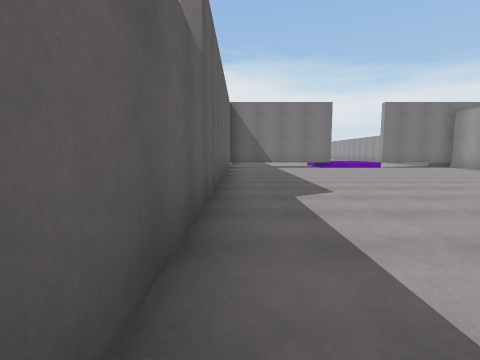
[1] (above)

24 first-person views from a walk through a scene from a Unity 3-D project. The camera is 1.3 m above the floor, tilts 6° down and sees 85° across. The floor is counted in squares, 2 m on a side. Each view is taken from the middle of a square. On the plan, view 1 faces up. The plan holds only what a view shows up to about 9 squares ahead; the rest is blank. The place goes on beyond the plan. The player character is not drawn. Surface patterns are stand-ins for the level's own textures.

[2]
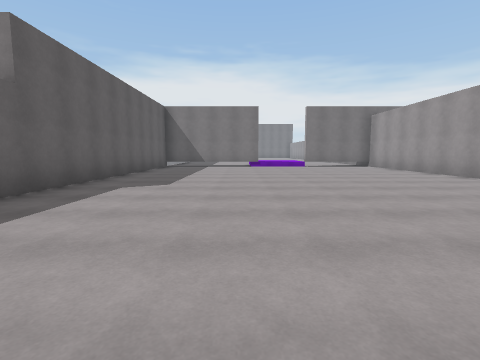

[3]
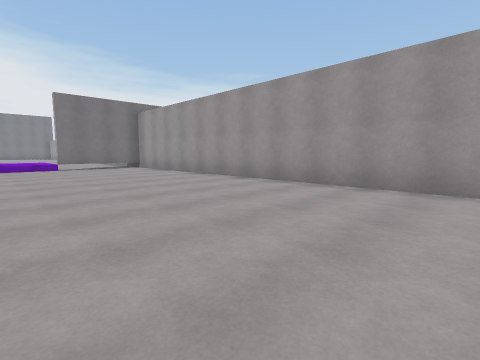

[4]
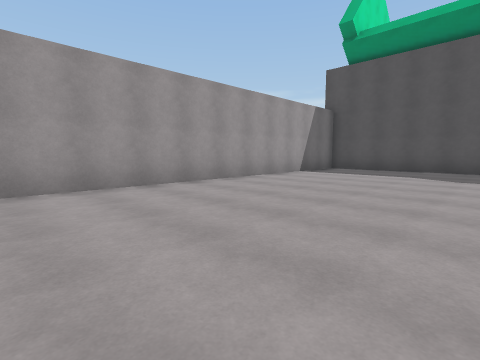

[5]
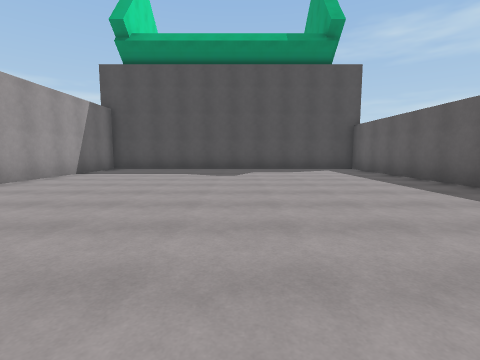

[6]
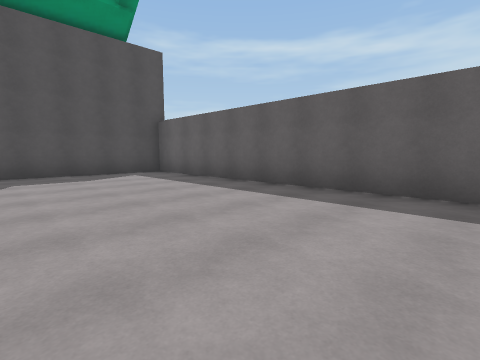

[7]
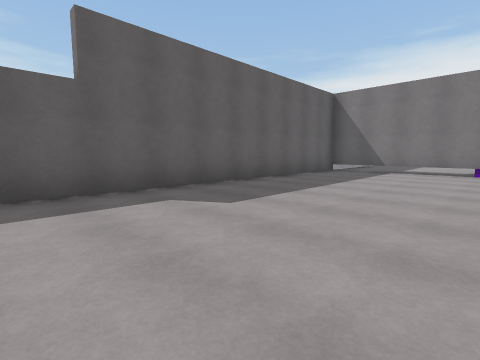

[8]
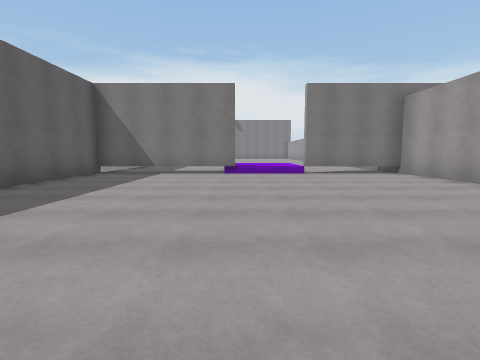

[9]
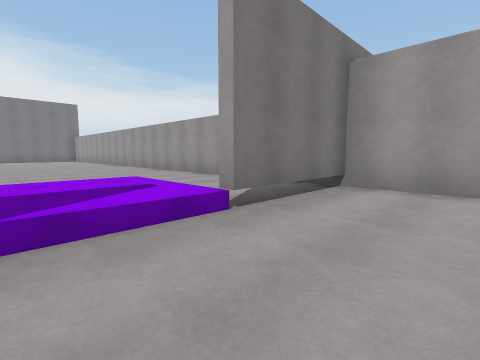

[10]
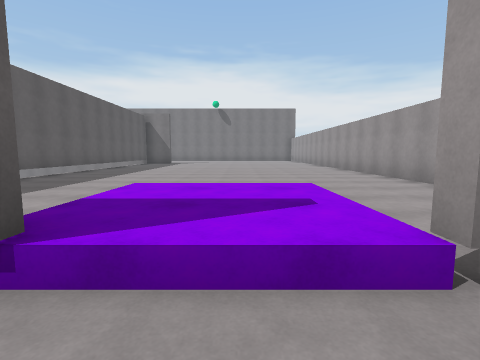

[11]
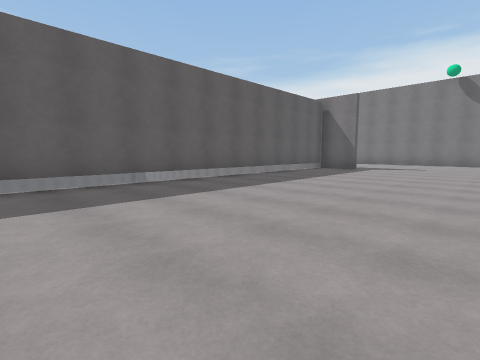

[12]
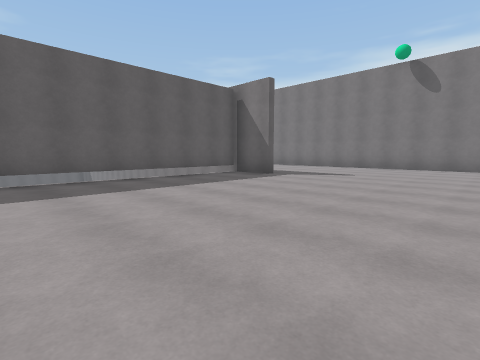

[13]
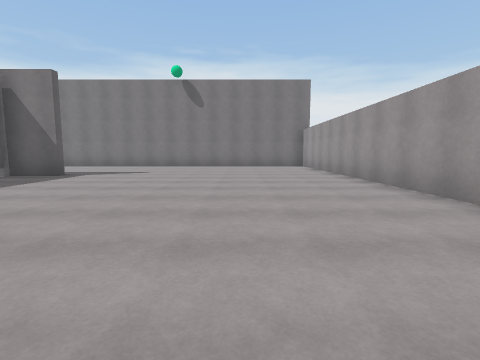

[14]
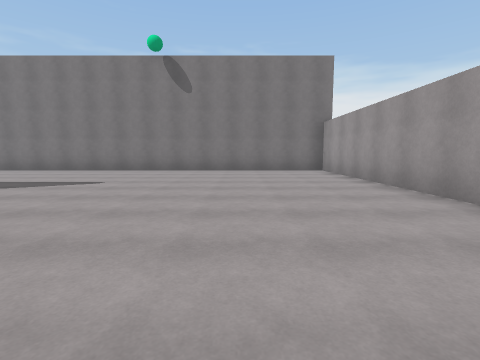

[15]
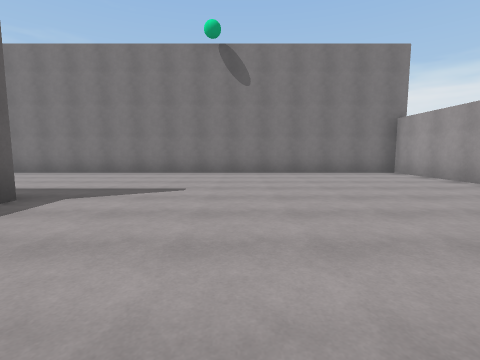

[16]
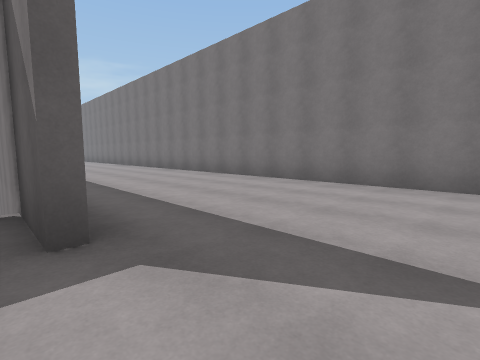

[17]
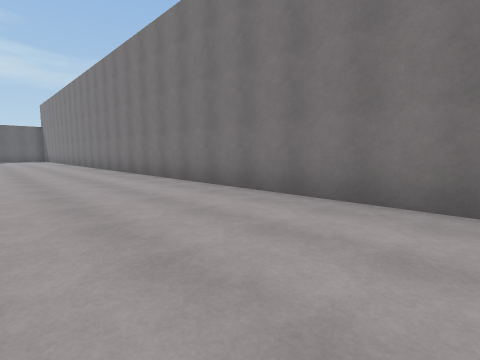

[18]
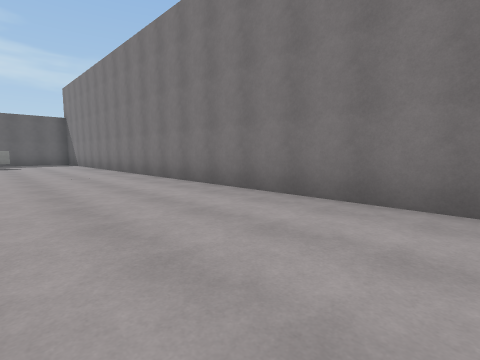

[19]
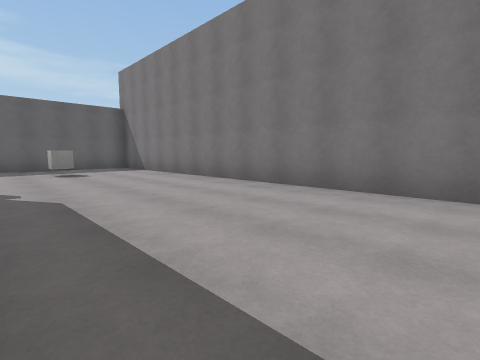

[20]
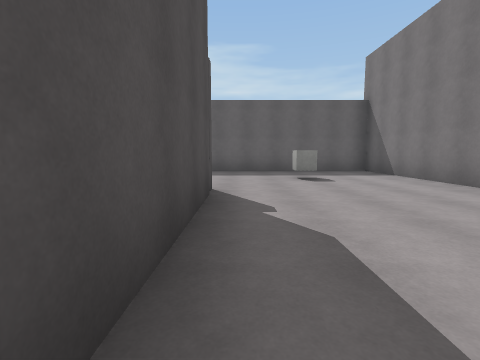

[21]
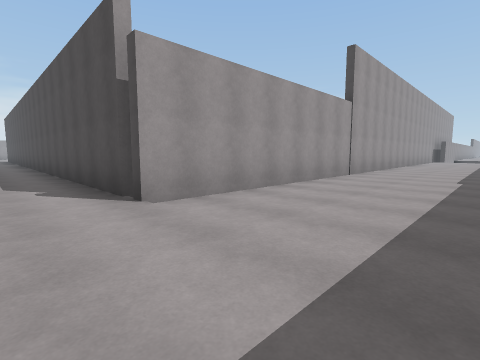

[22]
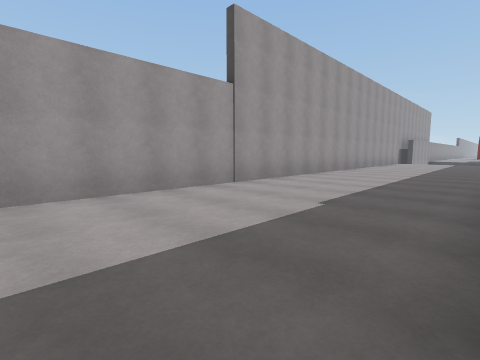

[23]
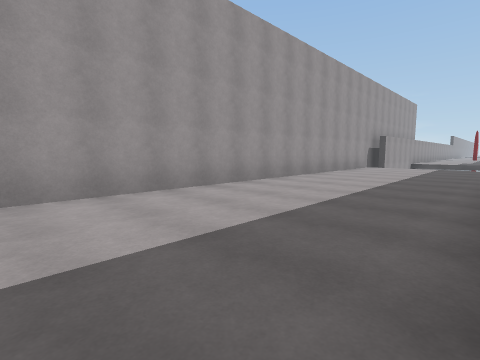

[24]
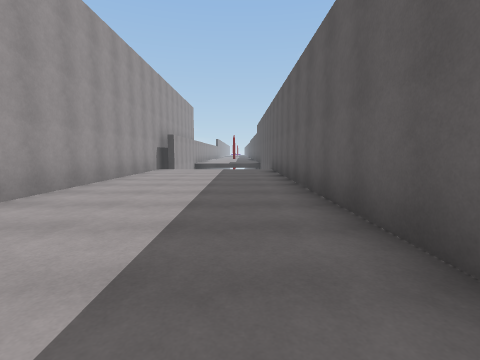

### Floor plan
Key: @ floor where view 1 was taken; # wall or solid block; . main floor; : floor 0.5 m higher than the main floor; / step, stairs or slope; T thing the floor can be seen under or through; C cube.
Columns run from 25 left of view 1 to 9 right of it. Each row starts with its distance up from view 1.
 31  ##################################
 30  .................................#
 29  .................................#
 28 #..C..............................#
 27 #.................................#
 26  .............         .. #.......#
 25  .....########        #####.......#
 24   ....#                 #.........#
 23  .....#                 #.........#
 22  .....#                 #.........#
 21  .....#                 #.........#
 20  .....#                 #.........#
 19  .....#                 #.........#
 18  .....#                 #.........#
 17  .....#                 #.........#
 16  .....#                 #.........#
 15 #.....#                 #...... ..#
 14 #.....#                   ........
 13 #.....#                    ..::/..
 12 #.....#                  ....::/..#
 11 #.....#                 ##TTT///###
 10 #.....#                 #.........#
  9 #.....#                 #.........#
  8 #.....#                 #.........#
  7 #.....#                 #.........#
  6                         #.........#
  5                         #.........#
  4                         #.........#
  3                         #.........#
  2                         #.........#
  1                         #.........#
  0                         #@........#
 -1                         #.........#
 -2                         #.........#
 -3                         #.........#
 -4                         #.........#
 -5                         #.........#
 -6                         #.........#
 -7                         #.........#
 -8                         #.......
 -9                         ########

Positions as (right, up) in squares from view 1, and headings:
1: (0, 0), facing up
2: (3, -1), facing up
3: (4, 0), facing up-right
4: (4, 2), facing down-right
5: (4, 2), facing down
6: (4, 0), facing down-left
7: (4, 2), facing up-left
8: (4, 3), facing up
9: (4, 9), facing up-right
10: (5, 10), facing up
11: (5, 15), facing up-left
12: (6, 19), facing up-left
13: (6, 18), facing up
14: (6, 21), facing up
15: (4, 22), facing up
16: (3, 25), facing up-left
17: (-1, 27), facing up-left
18: (-8, 27), facing up-left
19: (-13, 26), facing up-left
20: (-15, 26), facing left
21: (-23, 27), facing down-right
22: (-24, 23), facing down-right
23: (-24, 18), facing down-right
24: (-23, 16), facing down
